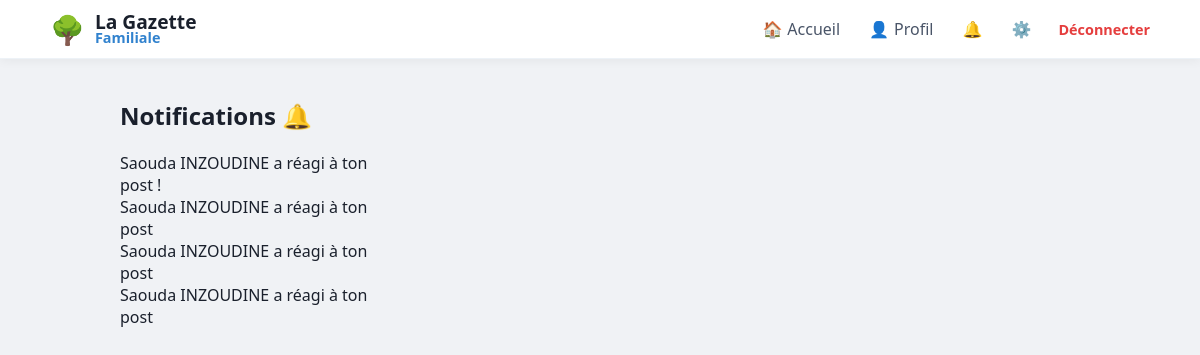
The page /notifications (signed in) on the database as committed earlier.
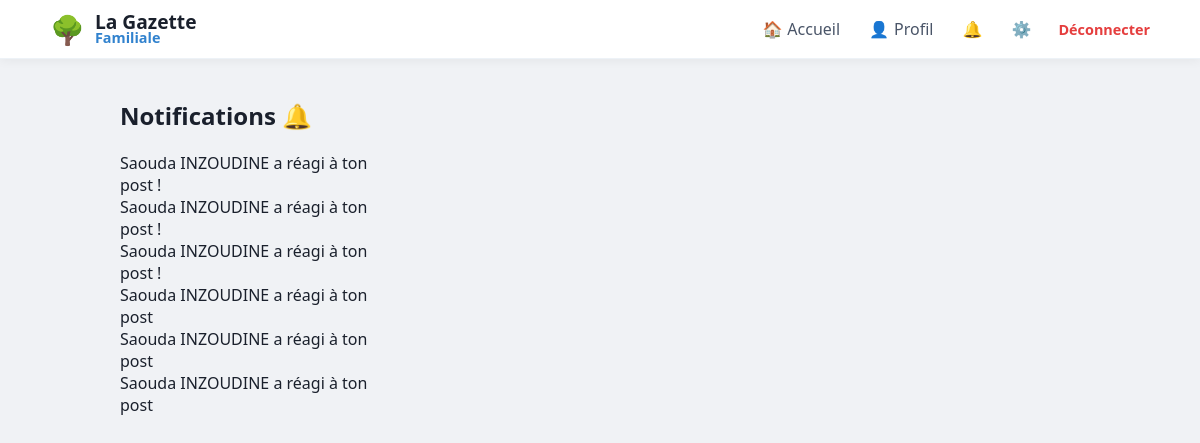
The same page on the database as committed later.
### tables this page shows
CREATE TABLE notifications (id INTEGER PRIMARY KEY AUTOINCREMENT, username TEXT, message TEXT);

### app.py (the view)
@app.route("/notifications")
@login_required
def notifications():
    with get_db() as db:
        notifs = db.execute("SELECT message FROM notifications WHERE username=? ORDER BY id DESC",
                            (session["user"],)).fetchall()
    return render_template("notifications.html", notifs=notifs)

### app.py (called while the page is built)
def get_db():
    db = sqlite3.connect("database.db")
    db.row_factory = sqlite3.Row
    return db

def login_required(f):
    @wraps(f)
    def decorated_function(*args, **kwargs):
        if "user" not in session:
            flash("Veuillez vous connecter pour accéder à cette page.", "info")
            return redirect("/login")
        return f(*args, **kwargs)
    return decorated_function

### templates/notifications.html
{% extends "base.html" %}
{% block content %}
<div class="container">
    <h2>Notifications 🔔</h2>
    {% if notifs %}
        {% for n in notifs %}
            <div class="post">
                {{ n[0] }}
            </div>
        {% endfor %}
    {% else %}
        <p>Aucune notification</p>
    {% endif %}
</div>
{% endblock %}

Rows that differ between the two databases and show on the page:
added notifications: message "Saouda INZOUDINE a réagi à ton post !"
added notifications: message "Saouda INZOUDINE a réagi à ton post !"
